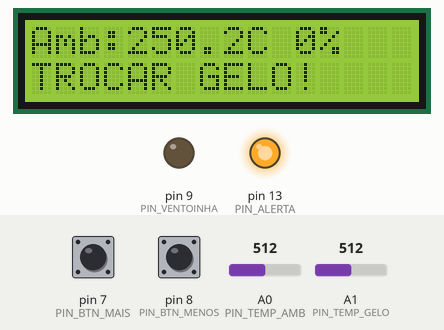
Simulated run of this sketch. Board: Arduino Uno, built with avr-gcc and run on an emulated ATmega328P. Shown: 16×2 character LCD, output pins drawn as LEDs (lit = HIGH). The test bench sets the inputs (shaded band); at power-on: A1 (PIN_TEMP_GELO) = 512, pin 7 (PIN_BTN_MAIS) HIGH, pin 8 (PIN_BTN_MENOS) HIGH, A0 (PIN_TEMP_AMB) = 512.

Above: at 2.2 s.
2.3 s: A1 (PIN_TEMP_GELO) set to 23
3.8 s: A1 (PIN_TEMP_GELO) set to 18
At 5.0 s:
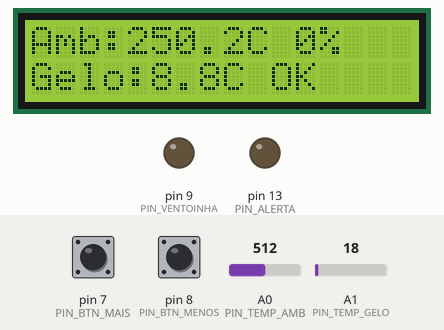
5.5 s: pin 7 (PIN_BTN_MAIS) pulled LOW for 1 s
At 6.9 s:
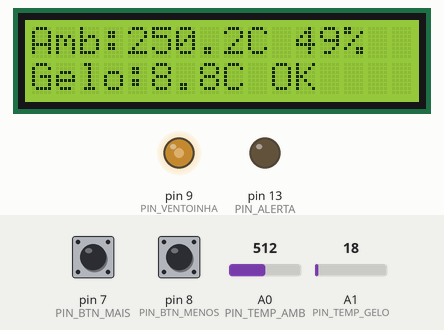
8.0 s: pin 7 (PIN_BTN_MAIS) pulled LOW for 0.15 s
At 9.2 s:
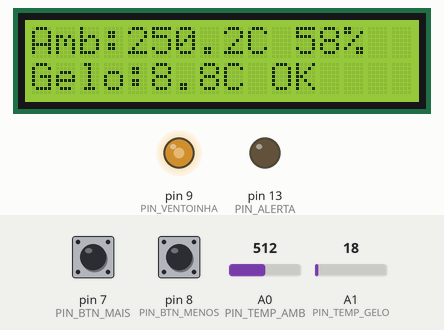
9.6 s: pin 7 (PIN_BTN_MAIS) pulled LOW for 3.2 s
At 11.2 s:
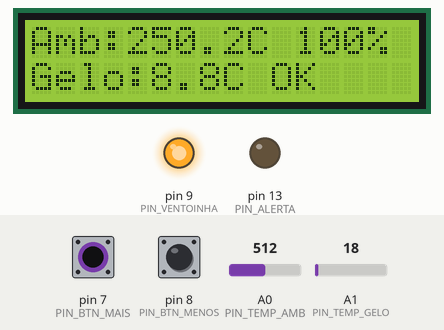
14.3 s: A1 (PIN_TEMP_GELO) set to 122
At 15.4 s:
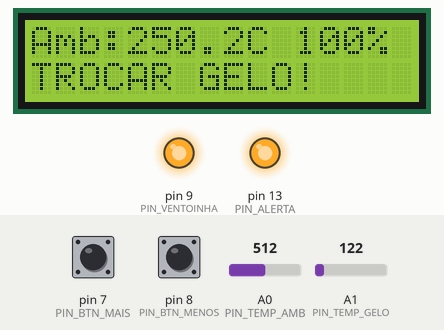
Timing chart, 0 to 17.0 s (numbered marks = the images above; inputs shaded):
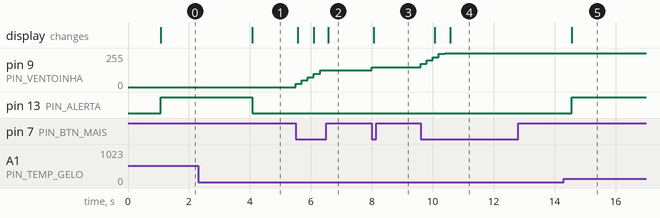

The sketch:

versao2.ino
```cpp
// Sistema de refri por PWM (vs2)
// #include <mbed.h> (Claude me avisou que o mbed não é necessário para o Arduino, então removi)
#include <LiquidCrystal.h>
// #include <Arduino.h> (mesma coisa do mbed)
// #include <EEPROM.h>

// #include <Wire.h> // para o LCD 12C (caso prefiram)
// #include <LiquidCrystal_I2C.h> // para o LCD I2C

// #include <onewire.h> // para o sensor DS18B20 (caso prefiram)
// #include <DallasTemperature.h> // para o sensor acima

// #include <dht.h> // para o sensor DHT11/DHT22

// PINOS (!!!!! Precisa de ajustes)

const int PIN_TEMP_AMB  = A0;  // sensor LM35 do ambiente
const int PIN_TEMP_GELO = A1;  // LM35 camara com gelo
const int PIN_VENTOINHA = 9;   // PWM -> transistor -> ventoinha
const int PIN_BTN_MAIS  = 7;   // acelera o vento
const int PIN_BTN_MENOS = 8;   // desacelera
const int PIN_ALERTA    = 13;  // LED/buzzer de aviso

// LCD 16x2 (RS, E, D4, D5, D6, D7)
LiquidCrystal lcd(12, 11, 5, 4, 3, 2);

// PARAMETROS
const float LIMITE_GELO = 10.0;  // resfriante esta acabando se estiver acima (C)
const int   PASSO       = 25;    // variacao de velocidade (0 ate 255)
const unsigned long INTERVALO_LCD = 500;  // ms entre atualizacoes
const unsigned long DEBOUNCE      = 200;  // ms entre cliques

int velocidade = 0;
unsigned long ultimoLCD = 0;
unsigned long ultimoClique = 0;

float lerTemperatura(int pino) {
  // LM35 10 mV por celsius // referencia de 5 V //  ADC de 10 bits
  int leitura = analogRead(pino);
  return leitura * (5.0 / 1023.0) * 100.0;
}

void setup() {
  pinMode(PIN_VENTOINHA, OUTPUT);
  pinMode(PIN_ALERTA, OUTPUT);
  pinMode(PIN_BTN_MAIS, INPUT_PULLUP);   // botao ligado ao GND
  pinMode(PIN_BTN_MENOS, INPUT_PULLUP);
  lcd.begin(16, 2);
  lcd.print("Ligando...");
  delay(1000);
  lcd.clear();
}

void loop() {
  // Botoes
  if (millis() - ultimoClique > DEBOUNCE) {
    if (digitalRead(PIN_BTN_MAIS) == LOW) {
      velocidade = constrain(velocidade + PASSO, 0, 255);
      ultimoClique = millis();
    } else if (digitalRead(PIN_BTN_MENOS) == LOW) {
      velocidade = constrain(velocidade - PASSO, 0, 255);
      ultimoClique = millis();
    }
  }
  analogWrite(PIN_VENTOINHA, velocidade);

  //tela // =]
  if (millis() - ultimoLCD >= INTERVALO_LCD) {
    ultimoLCD = millis();

    float tAmb  = lerTemperatura(PIN_TEMP_AMB);
    float tGelo = lerTemperatura(PIN_TEMP_GELO);
    int percentual = map(velocidade, 0, 255, 0, 100);

    lcd.clear();
    lcd.setCursor(0, 0);
    lcd.print("Amb:");
    lcd.print(tAmb, 1);
    lcd.print("C ");
    lcd.print(percentual);
    lcd.print("%");

    lcd.setCursor(0, 1);
    if (tGelo > LIMITE_GELO) {
      lcd.print("TROCAR GELO!");
      digitalWrite(PIN_ALERTA, HIGH);
    } else {
      lcd.print("Gelo:");
      lcd.print(tGelo, 1);
      lcd.print("C OK");
      digitalWrite(PIN_ALERTA, LOW);
    }
  }
}
```

Measured:
- the behaviour switches between 21 and 20 on A1 (PIN_TEMP_GELO) (found by bisection; images 0 and 1)
- after the input at 2.3 s, every drawn part: stays the same
- after the input at 3.8 s, pin 13 (PIN_ALERTA): HIGH → LOW after 0.27 s; the display: changes after 0.27 s (image 1)
- after the input at 5.5 s, pin 9 (PIN_VENTOINHA): moves from 0/255 to 125/255 over 0.80 s, starting at once; the display: first changes after 0.07 s (image 2 shows a later state)
- after the input at 8.0 s, pin 9 (PIN_VENTOINHA): 125/255 → 150/255 at once; the display: changes after 0.07 s (image 3)
- after the input at 9.6 s, pin 9 (PIN_VENTOINHA): moves from 150/255 to 255/255 over 0.80 s, starting at once; the display: first changes after 0.47 s (image 4 shows a later state)
- after the input at 14.3 s, pin 13 (PIN_ALERTA): LOW → HIGH after 0.27 s; the display: changes after 0.27 s (image 5)
